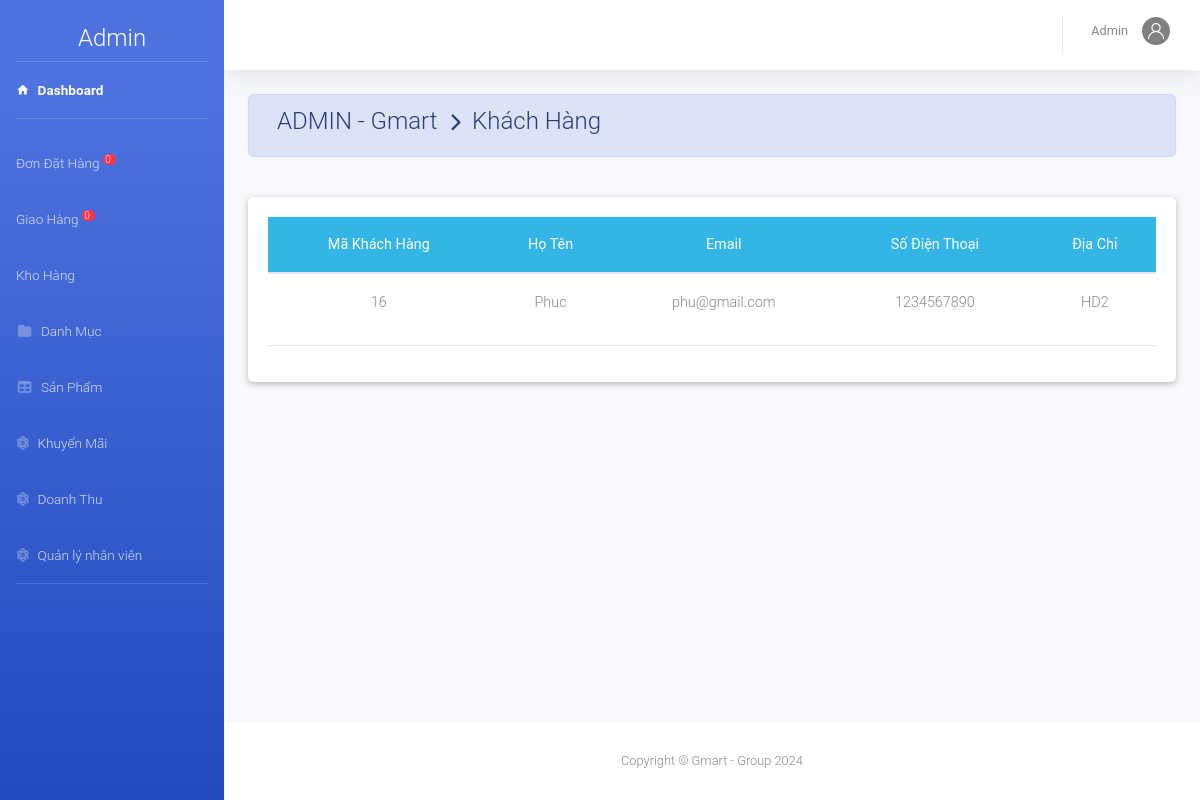
Page /admin/index.php?action=kh (signed in) on the committed database.
### tables this page shows
CREATE TABLE `khachhang` (
  `MaKH` int NOT NULL,
  `TenKH` varchar(50) NOT NULL,
  `Email` varchar(50) NOT NULL,
  `SDT` bigint NOT NULL,
  `DiaChi` text NOT NULL,
  `MatKhau` varchar(50) NOT NULL
);

### admin/khachhang/thongtin.php (the view, shortened to what this page needs)
<?php
include_once('../model/database.php');
$sql = "SELECT *from khachhang ";
$rs = mysqli_query($conn, $sql);
?>
<div class="container-fluid">
	<div class=" alert alert-primary">
		<h4 class="page-title">
			 ADMIN - Gmart &#160;<i class="fas fa-chevron-right" style="font-size: 18px"></i>&#160; Khách Hàng
		</h4>
	</div><br>
	<div class="card">
		<div class="card-body">
			<table class="table table-hover m-auto text-center" style="font-size: 13px;">
				<thead class="badge-info">
					<tr>
						<th>Mã Khách Hàng</th>
						<th>Họ Tên</th>
						<th>Email</th>
						<th>Số Điện Thoại</th>
						<th>Địa Chỉ</th>
					</tr>
				</thead>
				<tbody>
					<?php $so = 0;
					while ($row = mysqli_fetch_array($rs)) { ?>
						<tr>
							<td><?php echo $row['MaKH']; ?></td>
							<td><?php echo $row['TenKH']; ?></td>
							<td><?php echo $row['Email']; ?></td>
							<td><?php echo $row['SDT']; ?></td>
							<td><?php echo $row['DiaChi']; ?></td>
						</tr>
					<?php	} ?>
				</tbody>
			</table>
			<hr>
		</div>
	</div>
</div>

### rows in the picture
khachhang: MaKH "16", TenKH "Phuc", Email "phu@gmail.com", SDT "1234567890", DiaChi "HD2"

### other values in the picture
$dem "0"
$nv['TenNV'] "Admin"
